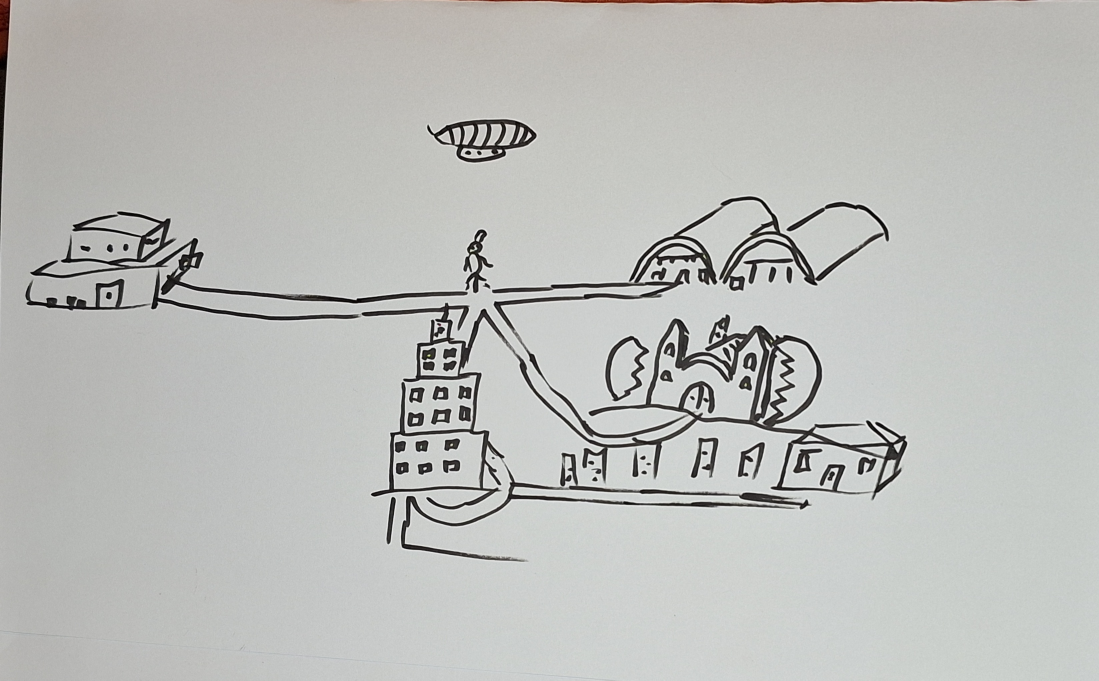
#> input picture tools/artgen/ref/map_sketch.jpg, 3295 x 2041 px (shown at 1/3 size)
$ python menu_wip_darken.py ref/map_sketch.jpg ref/DrElphi.png ref/DrElphi.png 5 5 5
#> lines starting #> are read from the running program, lines starting #| are printed output that depends on the picture; after the words box and inside, x2 and y2 are one past the last pixel; in counts of white or black regions, pixels touching at a corner belong together
"""Marti's unfinished menu painting (phone photo, already warped to the paper by menu_wip_warp.py and scaled to 1411 px wide):
   paint the white paper dark, keep the drawing. All coordinates (egg, Ortolan, clock, sketch, right block) are for the
   2026-11-19 photo; re-measure them for a new one. Usage: menu_wip_darken.py paper.png full.png band.png x0 x1 bottom

1. even out the photo's lighting: the paper's own colour around each spot (a blur of the paper pixels only), so the
   page reads white everywhere and the drawing keeps its real colours
2. ink = how far a pixel is from white in its weakest channel (colour pencil counts, paper doesn't)
3. the drawing as REGIONS, not pixels: ink closed into solid shapes, so a pencil-shaded balustrade stays whole instead
   of its paper grain turning into black specks; only along a shape's edge do paper-light pixels go dark (no white rim)
4. the egg's inside is drawn paper (the shell): kept, found by flood fill inside its outline
5. the drawing is dimmed a little (the user: tone the light down, also around the characters)
"""
import sys
from PIL import Image, ImageFilter, ImageChops, ImageMath, ImageDraw

src, out_full, out_band = sys.argv[1], sys.argv[2], sys.argv[3]
im = Image.open(src).convert('RGB')
#> im is the input picture: PIL image 3295x2041 RGB; mean R, G, B 187.7, 188.7, 185.7
W, H = im.size
#> W = 3295; H = 2041


def divide(a, b, gain=1.0):
    return Image.merge('RGB', [
        ImageMath.lambda_eval(lambda e: e['convert'](e['float'](e['a']) * 255.0 * gain / (e['float'](e['b']) + 1.0), 'L'), a=x, b=y)
        for x, y in zip(a.split(), b.split())])


def ink_of(flat):
    r, g, b = flat.split()
    return ImageChops.invert(ImageChops.darker(ImageChops.darker(r, g), b))


def ramp(t0, t1):
    def f(v):
        x = min(1.0, max(0.0, (v - t0) / (t1 - t0)))
        return int(255 * x * x * (3 - 2 * x))
    return [f(v) for v in range(256)]


# 1. lighting: a rough guess (the brightest paper nearby), then the paper's own colour (blur of paper pixels only)
small = im.resize((W // 16, H // 16), Image.BOX).filter(ImageFilter.MaxFilter(15)).filter(ImageFilter.GaussianBlur(4))
light0 = small.resize((W, H), Image.BICUBIC)
paper = ink_of(divide(im, light0)).point(lambda v: 255 if v < 22 else 0)
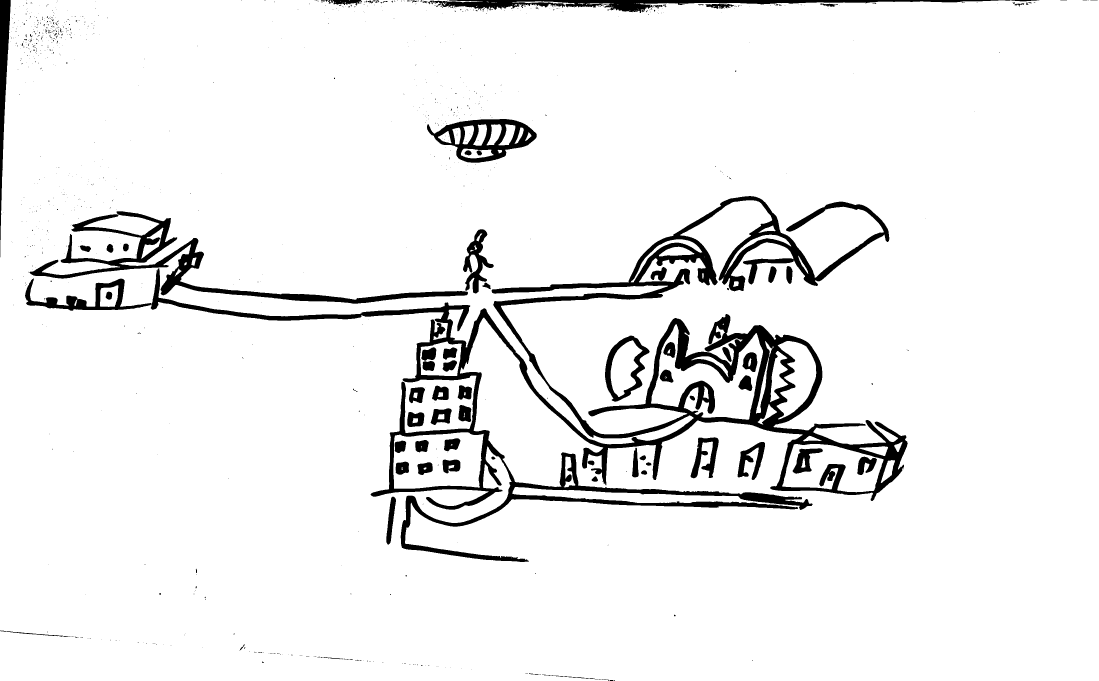
#> paper: PIL image 3295x2041 L (shown at 1/3 size); 93.6% white; 979 black regions (888 under 20 px), largest, box (x1, y1, x2, y2) and area: (75, 588, 2723, 1686) 268193, (89, 634, 1404, 911) 40211, (1284, 0, 3118, 39) 21356
q = 4
ps = paper.resize((W // q, H // q), Image.BOX)
num = ImageChops.multiply(im.resize((W // q, H // q), Image.BOX), Image.merge('RGB', [ps] * 3)).filter(ImageFilter.GaussianBlur(10))
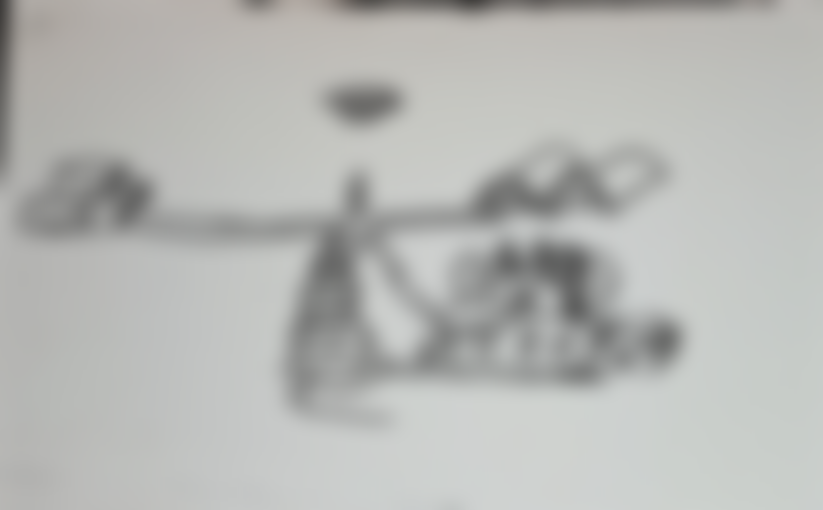
#> num: PIL image 823x510 RGB; mean R, G, B 182.3, 183.5, 180.8
den = ps.filter(ImageFilter.GaussianBlur(10))
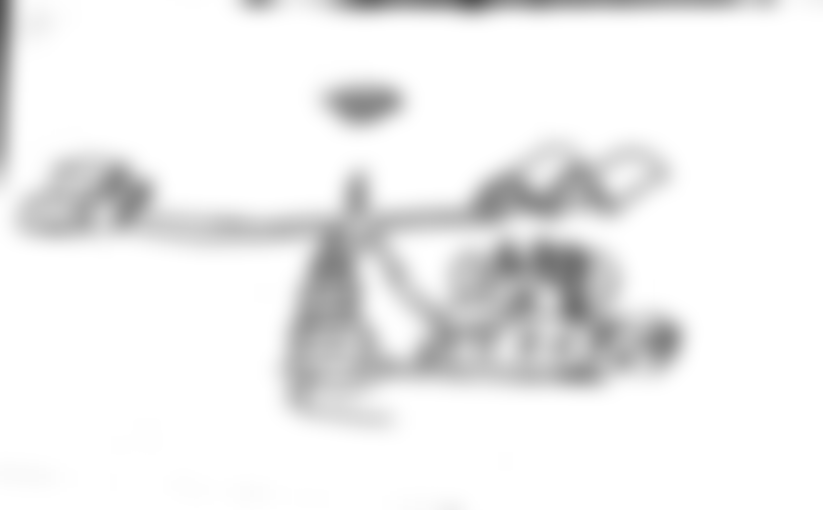
#> den: PIL image 823x510 L; min 87, max 255, mean 238.1
fine = divide(num, Image.merge('RGB', [den] * 3))
# far from any paper (inside the smoke) the paper colour comes from much further out
num2 = ImageChops.multiply(im.resize((W // q, H // q), Image.BOX), Image.merge('RGB', [ps] * 3)).filter(ImageFilter.GaussianBlur(45))
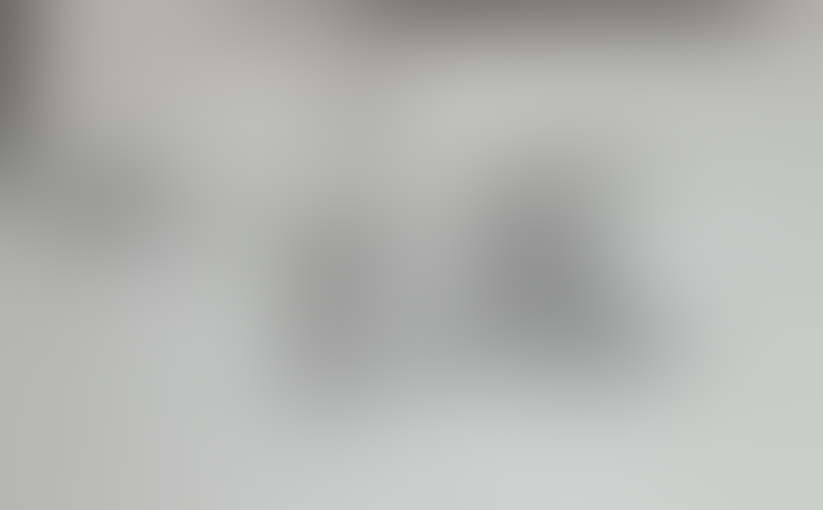
#> num2: PIL image 823x510 RGB; mean R, G, B 179.4, 180.6, 177.9
den2 = ps.filter(ImageFilter.GaussianBlur(45))
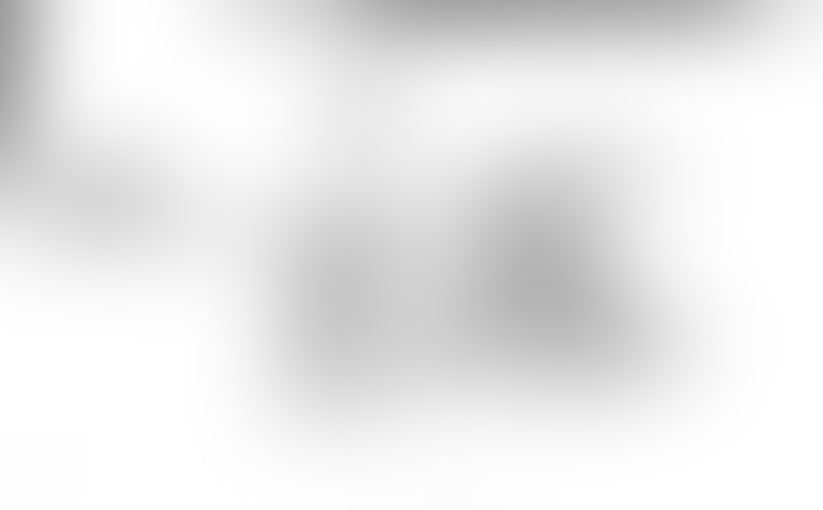
#> den2: PIL image 823x510 L; min 158, max 255, mean 234
coarse = divide(num2, Image.merge('RGB', [den2] * 3))
light = Image.composite(fine, coarse, den.point(lambda v: min(255, v * 4)))
light = light.filter(ImageFilter.GaussianBlur(3)).resize((W, H), Image.BICUBIC)
flat = divide(im, light, gain=1.0)

# 2.-3. ink and the alpha: a grey-level closing of the ink map fills the paper grain inside a pencil-shaded area (so it
# doesn't turn into black specks) without growing the drawing past its edges (a blur did: white rims everywhere)
ink = ink_of(flat).filter(ImageFilter.GaussianBlur(1.0))
closed = ink.filter(ImageFilter.MaxFilter(5)).filter(ImageFilter.MinFilter(5))
alpha = closed.point(ramp(14, 64)).filter(ImageFilter.GaussianBlur(0.8))

# Ortolan's white hair and beard: light strokes count as drawing there
head = Image.new('L', (W, H), 0)
#> head: PIL image 3295x2041 L; every value is 0
ImageDraw.Draw(head).ellipse((1224, 596, 1314, 750), fill=255)
#> head: PIL image 3295x2041 L; 0.16% white; 1 white region, box (x1, y1, x2, y2) and area: (1224, 596, 1315, 751) 11069
alpha = ImageChops.lighter(alpha, ImageChops.multiply(head.filter(ImageFilter.GaussianBlur(3)), ink.point(ramp(6, 26))))

# the unfinished pencil sketch in the middle (a frame, not painted yet): its graphite is not drawing
SKETCH = (818, 440, 1012, 680)
sk = Image.new('L', (W, H), 0)
ImageDraw.Draw(sk).rectangle(SKETCH, fill=255)
#> sk: PIL image 3295x2041 L; 0.7% white; 1 white region, box (x1, y1, x2, y2) and area: (818, 440, 1013, 681) 46995
r_, g_, b_ = flat.split()
sat = ImageMath.lambda_eval(lambda e: e['convert'](((e['g'] > e['r'] + 15) & (e['g'] > e['b'] + 15)) * 255, 'L'), r=r_, g=g_, b=b_)
keep = ImageChops.lighter(ImageChops.invert(sk.filter(ImageFilter.GaussianBlur(4))), sat)
alpha = ImageChops.multiply(alpha, keep)
ink = ImageChops.multiply(ink, keep)

# 4. the egg: flood the paper inside its outline from a grid of seeds (an ellipse a bit outside the shell stops leaks)
EGG = (80, 226, 406, 590)
barrier = ink.point(lambda v: 255 if v > 40 else 0)
#> barrier: PIL image 3295x2041 L; 6.1% white; 55 white regions (3 under 20 px), largest, box (x1, y1, x2, y2) and area: (453, 588, 2723, 1686) 255141, (90, 634, 1404, 911) 40303, (1281, 357, 1611, 488) 17180
ImageDraw.Draw(barrier).ellipse(EGG, outline=255, width=4)
cx, cy, rx, ry = (EGG[0] + EGG[2]) / 2, (EGG[1] + EGG[3]) / 2, (EGG[2] - EGG[0]) / 2, (EGG[3] - EGG[1]) / 2
for y in range(EGG[1], EGG[3], 6):
    for x in range(EGG[0], EGG[2], 6):
        if ((x - cx) / (rx * 0.9)) ** 2 + ((y - cy) / (ry * 0.9)) ** 2 < 1 and barrier.getpixel((x, y)) == 0:
            ImageDraw.floodfill(barrier, (x, y), 128)
egg = barrier.point(lambda v: 255 if v == 128 else 0).filter(ImageFilter.MaxFilter(7)).filter(ImageFilter.GaussianBlur(1.5))
inner = Image.new('L', (W, H), 0)
ImageDraw.Draw(inner).ellipse((cx - rx * 0.97, cy - ry * 0.97, cx + rx * 0.97, cy + ry * 0.97), fill=255)
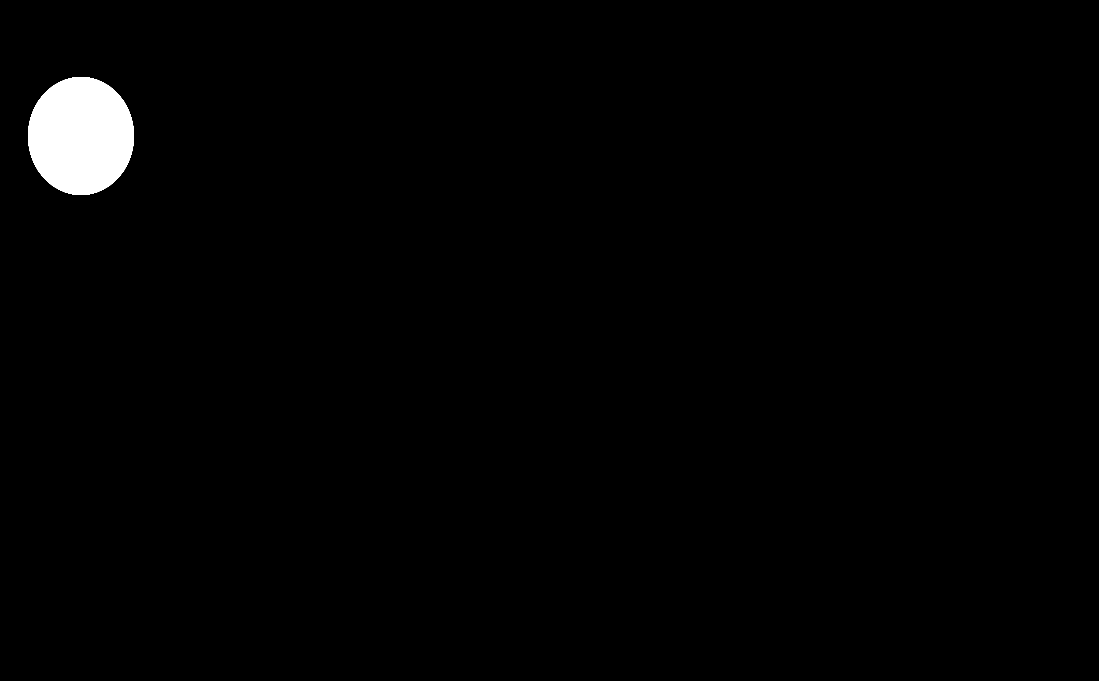
#> inner: PIL image 3295x2041 L (shown at 1/3 size); 1.3% white; 1 white region, box (x1, y1, x2, y2) and area: (84, 231, 402, 585) 88384
alpha = ImageChops.lighter(alpha, ImageChops.lighter(egg, inner)).filter(ImageFilter.GaussianBlur(0.6))

# 4b. paper the drawing encloses (the light smoke on the right, the townhall's stone, the clock face, Ortolan's
# beard) is drawing too: only paper reachable from the open sky / the balustrade's gaps turns dark. The flood runs on
# eroded paper so it can't slip into the smoke through hairline gaps.
paper_m = alpha.point(lambda v: 255 if v < 128 else 0)
#> paper_m: PIL image 3295x2041 L; 92.4% white; 40 black regions (1 under 20 px), largest, box (x1, y1, x2, y2) and area: (75, 588, 2723, 1686) 328468, (81, 227, 406, 590) 93591, (1281, 357, 1611, 489) 17919
fl = paper_m.filter(ImageFilter.MinFilter(7))
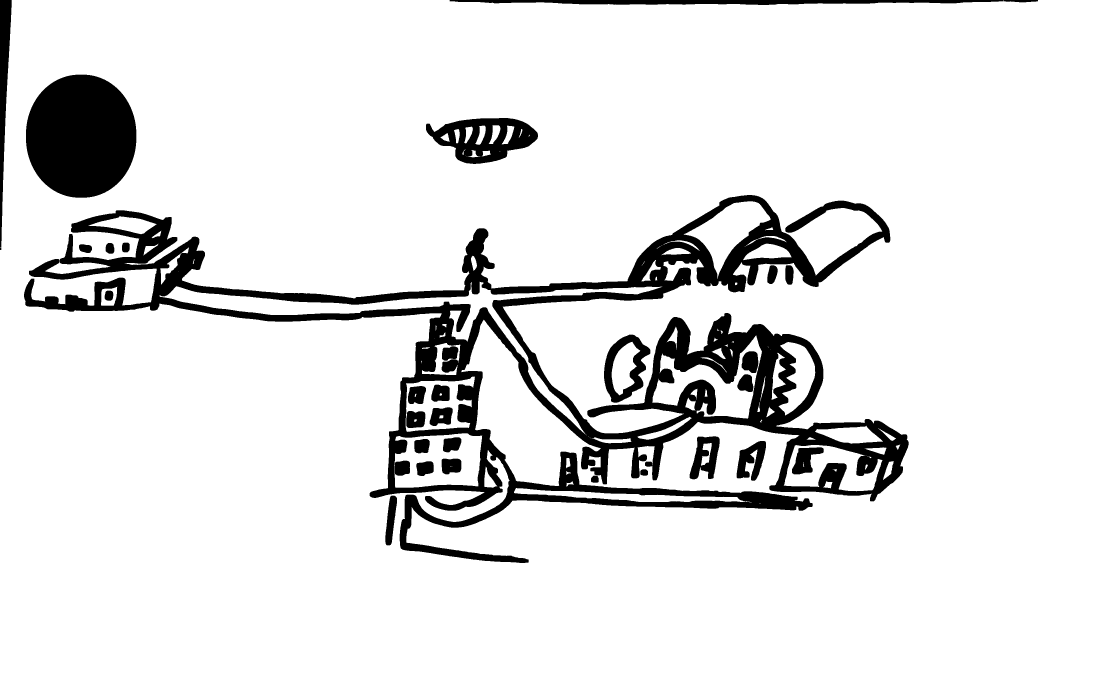
#> fl: PIL image 3295x2041 L (shown at 1/3 size); 89.4% white; 32 black regions, largest, box (x1, y1, x2, y2) and area: (72, 585, 2726, 1689) 491447, (78, 224, 409, 593) 97755, (1278, 354, 1614, 492) 25619
seeds = [(x, y) for y in range(330, 700, 20) for x in range(560, 860, 20)]
seeds += [(x, y) for y in (812, 828, 844) for x in range(0, W, 3)]
for sxy in seeds:
    if fl.getpixel(sxy) == 255:
#> (the run stopped early here; a loop or call above may not have finished)
